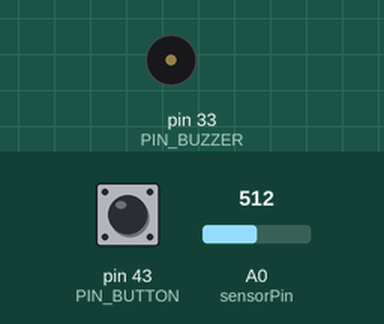
This sketch was run on a simulated Arduino Mega 2560, built with avr-gcc and run on an emulated ATmega2560. Shown: buzzer (waves = sounding). The inputs (shaded band) are chosen by the test bench; at power-on: pin 43 (PIN_BUTTON) HIGH, A0 (sensorPin) = 512.

Above: at 0.09 s.
Timing chart, 0 to 3.0 s (numbered marks = the images above):
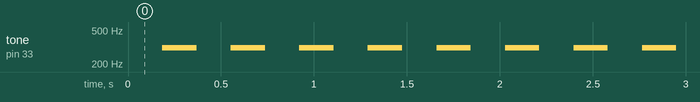

Measured:
- by itself, tone on pin 33 (PIN_BUZZER): alternates 311 Hz for 0.18 s and silent for 0.18 s

The sketch:

lab2.ino
```cpp
#include "button.h"
#include "pitches.h"
#include "buzzer.h"

#define PIN_BUZZER 33
#define PIN_BUTTON 43

const int sensorPin = A0;
const float voltsPerMeasurement = 5.0/1024.0;
const float maxDistance = 20.0;

const int notes[] = {NOTE_DS4, NOTE_SILENCE};
const double durations[] = {1, 1};
const int melodyLength = 2;

Button button(PIN_BUTTON);
Buzzer buzzer(PIN_BUZZER);

bool isActivated = false;

void setup()
{
  buzzer.setMelody(notes, durations, melodyLength);
}

void loop()
{
  float distance = readDistance();
  if (!isActivated && distance <= maxDistance) {
    isActivated = true;
    buzzer.turnSoundOn();
  }

  if (isActivated && button.wasPressed()) {
    isActivated = false;
    buzzer.turnSoundOff();
  }

  buzzer.playSound();
}

float readDistance(){
  float volts = readAnalog() * voltsPerMeasurement;
  return pow(14.7737/volts, 1.2134);
}

float readAnalog()
{
  int sum = 0;
  int maxV = -5000;
  int minV = 5000;
  int n = 15;
  for (int i = 0; i < n; i++)
  {
    int cur = analogRead(sensorPin);
    if (cur > maxV)
    {
      maxV = cur;
    }
    if (cur < minV)
    {
      minV = cur;
    }
    sum += cur;
    delay(6);
  }
  return (sum - maxV - minV) / (float)(n - 2);
}
```

button.h
```cpp
#pragma once

#define BUTTON_DEBOUNCE_DELAY 50

class Button
{
public:
    Button(int _pin)
    {
        pin = _pin;
        state = LOW;
        debounceState = LOW;

        pinMode(pin, INPUT_PULLUP);
    }

    bool wasPressed()
    {
        bool result = false;
        int lastSeen = state;
        readButtonWithDebounce();

        if (lastSeen == HIGH && state == LOW)
            result = true;

        return result;
    }

    void readButtonWithDebounce()
    {
        int current = digitalRead(pin);

        if (current != debounceState)
            debounceLastMs = millis();

        if ((millis() - debounceLastMs) > BUTTON_DEBOUNCE_DELAY)
            state = current;

        debounceState = current;
    }

private:
    int pin;
    int state;
    int debounceState;
    unsigned long debounceLastMs;
};
```

buzzer.h
```cpp
#pragma once

#define BUZZER_NOTE_DURATION 100

class Buzzer
{
public:
    Buzzer(int _pin)
    {
        pin = _pin;
        pinMode(pin, OUTPUT);

        isEnabled = false;
        currentNote = 0;
        noteStartedMs = 0;

        notes = 0;
        durations = 0;
        melodyLength = 0;
    }

    void turnSoundOn()
    {
        isEnabled = true;
        currentNote = 0;
        noteStartedMs = 0;
    }

    void turnSoundOff()
    {
        isEnabled = false;
        currentNote = 0;
        noteStartedMs = 0;
        noTone(pin);
    }

    void setMelody(int _notes[], double _durations[], int _melodyLength)
    {
        notes = _notes;
        durations = _durations;
        melodyLength = _melodyLength;
    }

    void playSound()
    {
        if (!isEnabled)
            return;

        unsigned long duration = round(BUZZER_NOTE_DURATION*durations[currentNote]);
        if ((millis() - noteStartedMs) > duration)
        {
            int note = notes[currentNote];

            if (note == NOTE_SILENCE)
                noTone(pin);
            else
                tone(pin, notes[currentNote]);

            noteStartedMs = millis();
            currentNote = (currentNote + 1)%melodyLength;
        }
    }

    bool isMelodyOver() {
        return currentNote == 0;
    }

private:
    int pin;
    bool isEnabled;

    int currentNote;
    unsigned long noteStartedMs;

    int* notes;
    double* durations;
    int melodyLength;
};
```

pitches.h
```cpp
/*************************************************
 * Public Constants
 *************************************************/

#define NOTE_SILENCE 0

#define NOTE_B0  31
#define NOTE_C1  33
#define NOTE_CS1 35
#define NOTE_D1  37
#define NOTE_DS1 39
#define NOTE_E1  41
#define NOTE_F1  44
#define NOTE_FS1 46
#define NOTE_G1  49
#define NOTE_GS1 52
#define NOTE_A1  55
#define NOTE_AS1 58
#define NOTE_B1  62
#define NOTE_C2  65
#define NOTE_CS2 69
#define NOTE_D2  73
#define NOTE_DS2 78
#define NOTE_E2  82
#define NOTE_F2  87
#define NOTE_FS2 93
#define NOTE_G2  98
#define NOTE_GS2 104
#define NOTE_A2  110
#define NOTE_AS2 117
#define NOTE_B2  123
#define NOTE_C3  131
#define NOTE_CS3 139
#define NOTE_D3  147
#define NOTE_DS3 156
#define NOTE_E3  165
#define NOTE_F3  175
#define NOTE_FS3 185
#define NOTE_G3  196
#define NOTE_GS3 208
#define NOTE_A3  220
#define NOTE_AS3 233
#define NOTE_B3  247
#define NOTE_C4  262
#define NOTE_CS4 277
#define NOTE_D4  294
#define NOTE_DS4 311
#define NOTE_E4  330
#define NOTE_F4  349
#define NOTE_FS4 370
#define NOTE_G4  392
#define NOTE_GS4 415
#define NOTE_A4  440
#define NOTE_AS4 466
#define NOTE_B4  494
#define NOTE_C5  523
#define NOTE_CS5 554
#define NOTE_D5  587
#define NOTE_DS5 622
#define NOTE_E5  659
#define NOTE_F5  698
#define NOTE_FS5 740
#define NOTE_G5  784
#define NOTE_GS5 831
#define NOTE_A5  880
#define NOTE_AS5 932
#define NOTE_B5  988
#define NOTE_C6  1047
#define NOTE_CS6 1109
#define NOTE_D6  1175
#define NOTE_DS6 1245
#define NOTE_E6  1319
#define NOTE_F6  1397
#define NOTE_FS6 1480
#define NOTE_G6  1568
#define NOTE_GS6 1661
#define NOTE_A6  1760
#define NOTE_AS6 1865
#define NOTE_B6  1976
#define NOTE_C7  2093
#define NOTE_CS7 2217
#define NOTE_D7  2349
#define NOTE_DS7 2489
#define NOTE_E7  2637
#define NOTE_F7  2794
#define NOTE_FS7 2960
#define NOTE_G7  3136
#define NOTE_GS7 3322
#define NOTE_A7  3520
#define NOTE_AS7 3729
#define NOTE_B7  3951
#define NOTE_C8  4186
#define NOTE_CS8 4435
#define NOTE_D8  4699
#define NOTE_DS8 4978
```
